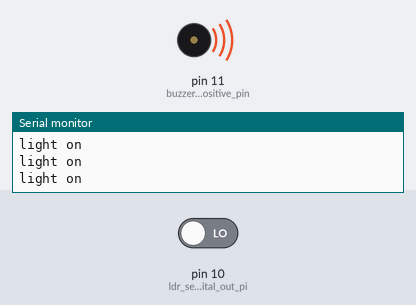
Simulated run of this sketch. Board: Arduino Uno, built with avr-gcc and run on an emulated ATmega328P. Parts: buzzer (waves = sounding, pin HIGH), the last lines printed to the serial monitor. The inputs (shaded band) are chosen by the test bench; at power-on: pin 10 (ldr_sensor_digital_out_pi) LOW.

Above: at 1.25 s.
1.3 s: pin 10 (ldr_sensor_digital_out_pi) driven HIGH
At 2.3 s:
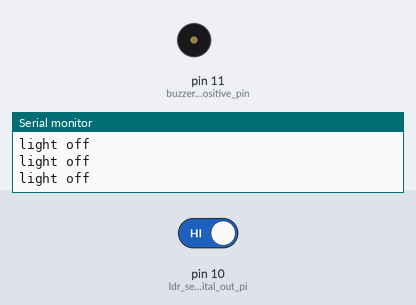
2.8 s: pin 10 (ldr_sensor_digital_out_pi) driven LOW
At 3.06 s:
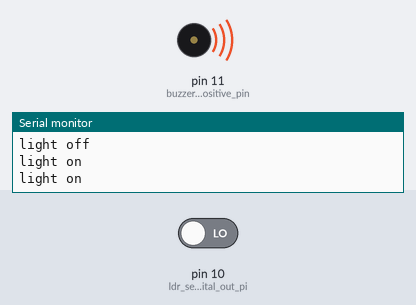
Timing chart, 0 to 11.8 s (numbered marks = the images above; inputs shaded):
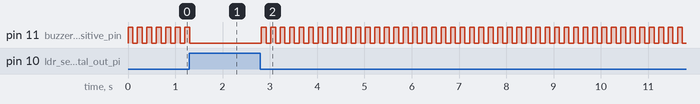

Measured:
- after the input at 1.3 s, pin 11 (buzzer_positive_pin): goes on until 1.3 s, then stays LOW
- after the input at 2.8 s, pin 11 (buzzer_positive_pin): alternates HIGH for 0.10 s and LOW for 0.10 s, starting at once
- by itself, pin 11 (buzzer_positive_pin): alternates HIGH for 0.10 s and LOW for 0.10 s

The sketch:

buzzer_check.ino
```cpp
void setup(){
  pinMode(11,OUTPUT);// buzzer positive pin
  pinMode(10,INPUT);// ldr sensor digital out pin
  Serial.begin(9600);
}

void loop(){
  bool light = digitalRead(10);
  if(light == HIGH){ // if no light detected
    Serial.println("light off");
    digitalWrite(11, LOW);
  }
  else{ // if light detected
     Serial.println("light on");
     digitalWrite(11, HIGH);
     delay(100);
     digitalWrite(11, LOW);
     delay(100);
  }
}
```
